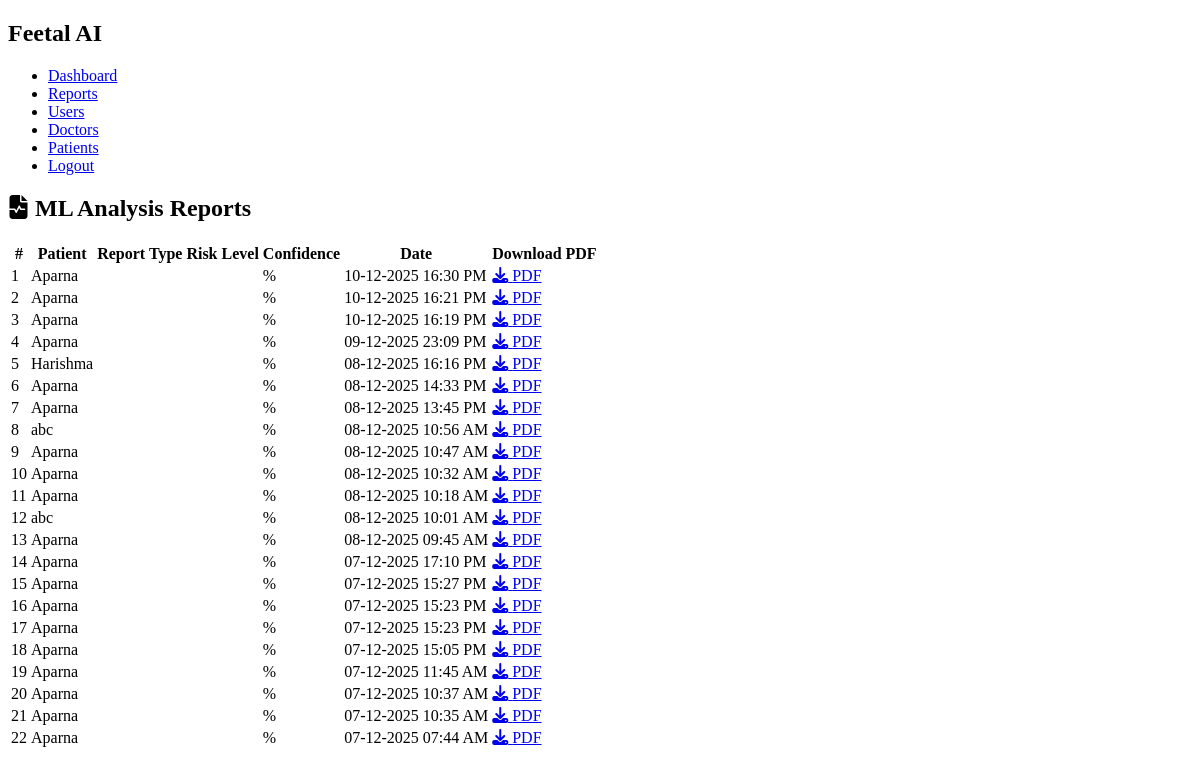
Before: /dashboard/admin/reports/ (signed in) with the older database file.
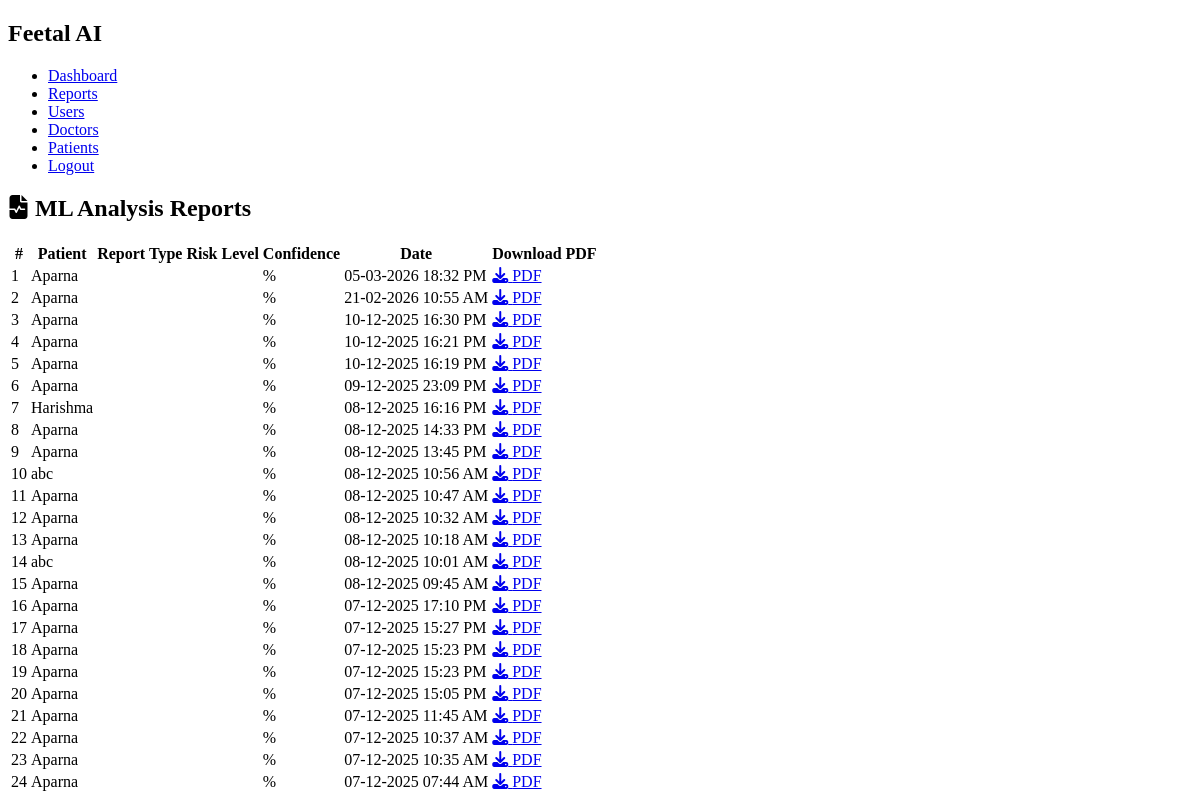
After: the same page with the newer database file.
### feetal_app/models.py (models this page shows, shortened)
class AnalysisReport(models.Model):
    patient_name = models.CharField(max_length=255)
    patient_email = models.EmailField(blank=True)
    combined_risk_level = models.CharField(max_length=50)
    pdf = models.FileField(upload_to="analysis_reports/")
    created_at = models.DateTimeField(auto_now_add=True)

### feetal_app/views.py (the view)
# urls.py: path('dashboard/admin/reports/', views.admin_reports, name='admin_reports'),
@login_required
def admin_reports(request):
    if not request.user.is_superuser:
        messages.error(request, "Admin reports are restricted to the superuser.")
        return redirect("feetal_app:index")
    reports = AnalysisReport.objects.order_by("-created_at")
    return render(request, "dashboard/admin-reports.html", {"reports": reports})

### feetal_app/templates/dashboard/admin-reports.html (shortened to what this page needs)
{% extends 'dashboard/base.html' %}
{% load static %}
{% block content %}
<div class="dashboard-container">
    <h2 class="page-title"><i class="fas fa-file-medical-alt"></i> ML Analysis Reports</h2>
    {% if reports %}
        <table class="table table-bordered table-striped mt-4">
            <thead>
                <tr>
                    <th>#</th>
                    <th>Patient</th>
                    <th>Report Type</th>
                    <th>Risk Level</th>
                    <th>Confidence</th>
                    <th>Date</th>
                    <th>Download PDF</th>
                </tr>
            </thead>
            <tbody>
                {% for report in reports %}
                <tr>
                    <td>{{ forloop.counter }}</td>
                    <td>{{ report.patient_name }}</td>
                    <td>{{ report.analysis_type }}</td>
                    <td>
                    </td>
                    <td>{{ report.confidence }}%</td>
                    <td>{{ report.created_at|date:"d-m-Y H:i A" }}</td>
                    <td>
                        <a href="{% url 'feetal_app:download_report' report.id %}" class="btn btn-primary btn-sm">
                            <i class="fas fa-download"></i> PDF
                        </a>
                    </td>
                </tr>
                {% endfor %}
            </tbody>
        </table>
    {% else %}
        <div class="alert alert-info mt-5 text-center">
            <i class="fas fa-info-circle"></i> No reports found yet.
        </div>
    {% endif %}
</div>
{% endblock %}

Changed rows visible on the page:
added AnalysisReport: patient_name "Aparna", created_at "05-03-2026 18:32 PM"
added AnalysisReport: patient_name "Aparna", created_at "21-02-2026 10:55 AM"
